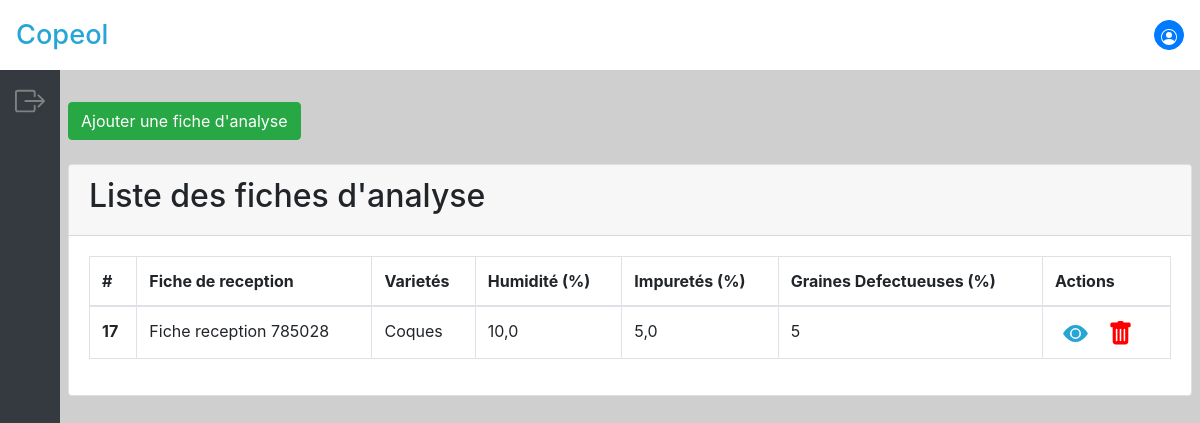
Before: /home/analyses/ with the older database file.
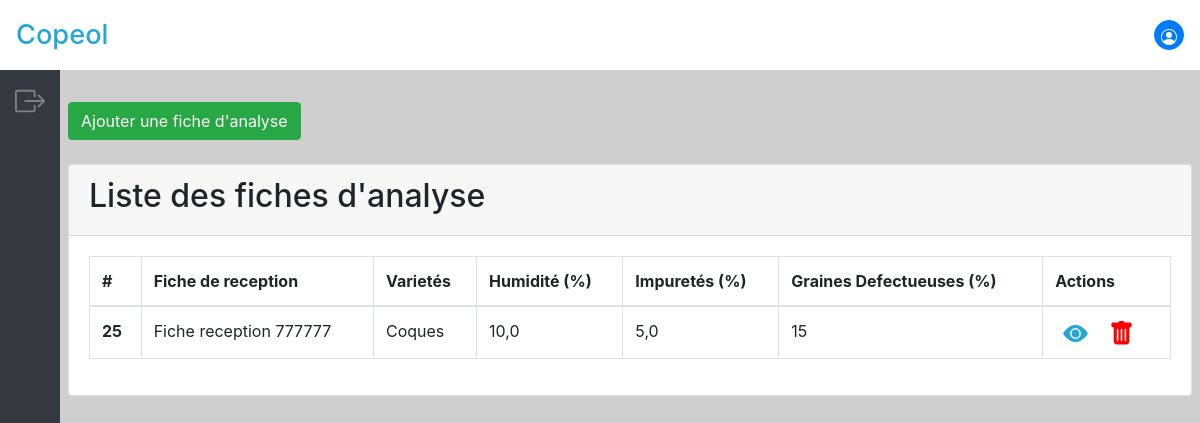
After: the same page with the newer database file.
### copeol_app/models.py (models this page shows, shortened)
class Fiche_analyse(models.Model):
    VARIETE1 = 'Décortiquées'
    VARIETE2 = 'Coques'
    CHOICES = (
        (VARIETE1, 'Décortiquées'),
        (VARIETE2, 'Coques'),
    )
    variete = models.CharField(max_length=15, choices=CHOICES)
    fiche_reception = models.ForeignKey(Fiche_reception,
                                        null=True,
                                        on_delete=models.SET_NULL)
    humidite = models.fields.FloatField()
    impuretes = models.fields.FloatField()
    taux_graines_defectueuses = models.fields.IntegerField()

class Fiche_reception(models.Model):
    lv_livraison = models.ForeignKey(Commande,
                                     null=True,
                                     on_delete=models.SET_NULL)
    poids_brut = models.fields.IntegerField()
    provenance_livraison = models.fields.CharField(max_length=50)
    date_livraison = models.fields.DateField()
    def __str__(self):
        return 'Fiche reception ' + self.lv_livraison.lv_commande

class Commande(models.Model):
    lv_commande = models.fields.CharField(max_length=6)
    provenance_commande = models.fields.CharField(max_length=100)
    date_commande = models.fields.DateField()

### copeol_app/views.py (the view, shortened to what this page needs)
# urls.py: path('home/analyses/', analyse_get, name="analyses"),
def analyse_get(request):
    analyse_form = AnalyseForm()
    analyse = Fiche_analyse.objects.all().order_by('-id')
    return render(request,
                  'home/home.html',
                  context={
                      'analyse_form': analyse_form,
                      'analyse': analyse
                  })

### copeol_app/templates/home/home.html (shortened to what this page needs)
<!DOCTYPE html>
<html lang="en">
<head>
    <link rel="stylesheet" href="https://stackpath.bootstrapcdn.com/bootstrap/4.5.0/css/bootstrap.min.css"
>
    {% load static %}
    <link rel="stylesheet" href="{% static 'css/admin.css' %}">
</head>
<body>
    <header class="container-fluid p-3 d-flex align-items-center justify-content-between">
        <a href="{% url 'home' %}">
            <h1 id="login-title">Copeol</h1>
        </a>
        <div id="user-profile" class="d-flex flex-column align-items-end">
            <button class="btn btn-primary rounded-circle p-0 bi bi-person-circle" data-toggle="collapse"
                data-target="#collapseExample" aria-expanded="false" aria-controls="collapseExample"
                style="width: 30px;height: 30px;">
                <svg xmlns="http://www.w3.org/2000/svg" width="16" height="16" fill="currentColor" viewBox="0 0 16 16">
                    <path d="M11 6a3 3 0 1 1-6 0 3 3 0 0 1 6 0z" />
                    <path fill-rule="evenodd"
                        d="M0 8a8 8 0 1 1 16 0A8 8 0 0 1 0 8zm8-7a7 7 0 0 0-5.468 11.37C3.242 11.226 4.805 10 8 10s4.757 1.225 5.468 2.37A7 7 0 0 0 8 1z" />
                </svg>
            </button>
        </div>
    </header>
    <main class="container-fluid px-0 m-0 row">
        <aside class="bg-dark d-flex flex-column align-items-center">
            <a class="menu-icon p-3" href="{% url 'logout' %}" title="Déconnexion">
            </a>
        </aside>
        <section class="p-2">
            {% if analyse_form%}
            <div class="w-100 p-0 m-0">
                <button class="btn btn-success my-4" data-toggle="modal" data-target="#analyse-form">
                    Ajouter une fiche d'analyse
                </button>
                <div class="w-100 card">
                    <div class="w-100 card-header">
                        <h2>Liste des fiches d'analyse</h2>
                    </div>
                    <div class="w-100 card-body">
                        <table class="w-100 table table-bordered">
                            <thead>
                                <tr>
                                    <th scope="col">#</th>
                                    <th scope="col">Fiche de reception</th>
                                    <th scope="col">Varietés</th>
                                    <th scope="col">Humidité (%)</th>
                                    <th scope="col">Impuretés (%)</th>
                                    <th scope="col">Graines Defectueuses (%)</th>
                                    <th scope="col">Actions</th>
                                </tr>
                            </thead>
                            <tbody>
                                {% for m in analyse %}
                                <tr>
                                    <th scope="row">{{m.id}}</th>
                                    <td>{{m.fiche_reception}}</td>
                                    <td>{{m.variete}}</td>
                                    <td>{{m.humidite}}</td>
                                    <td>{{m.impuretes}}</td>
                                    <td>{{m.taux_graines_defectueuses}}</td>
                                    <td>
                                        <span title="Voir la fiche" class="m-2 pointer" role="button"
                                            data-toggle="modal" data-target="#analyse{{m.id}}">
                                            <svg xmlns="http://www.w3.org/2000/svg" width="25" height="25"
                                                fill="#25a6d5" class="bi bi-eye-fill" viewBox="0 0 16 16">
                                                <path d="M10.5 8a2.5 2.5 0 1 1-5 0 2.5 2.5 0 0 1 5 0z" />
                                                <path
                                                    d="M0 8s3-5.5 8-5.5S16 8 16 8s-3 5.5-8 5.5S0 8 0 8zm8 3.5a3.5 3.5 0 1 0 0-7 3.5 3.5 0 0 0 0 7z" />
                                            </svg>
                                        </span>
                                        <a href="delete/{{ m.id }}" title="Supprimer la fiche" class="m-2">
                                        </a>
                                    </td>
                                </tr>
                                {% empty %}
                                <p>Pas de fiche pour l'instant.</p>
                                {% endfor %}
                            </tbody>
                        </table>
                    </div>
                </div>
            </div>
            {% endif %}
        </section>
    </main>
</body>
</html>

### copeol_app/static/css/admin.css (style rules this page uses)
body { background-color: #ffffff; height: 100vh; padding: 0; margin: 0; display: flex; flex-direction: column; justify-content: center; align-items: center; }
#login-title, #login-title:hover { text-align: left; color: #25a6d5; margin: 0; text-decoration: none; font-size: 1.7rem; }
header { position: fixed; left: 0; top: 0; width: 100%; z-index: 100; height: 70px; background: white; }
main { height: 100vh; padding-top: 70px; }
aside { width: 5%; }
section { width: 95%; background: rgb(207, 207, 207); }
#user-profile { position: relative; }

Changed rows visible on the page:
removed Fiche_analyse: id "17", fiche_reception "Fiche reception 785028", variete "Coques", humidite "10,0", impuretes "5,0", taux_graines_defectueuses "5"
added Fiche_analyse: id "25", fiche_reception "Fiche reception 777777", variete "Coques", humidite "10,0", impuretes "5,0", taux_graines_defectueuses "15"
